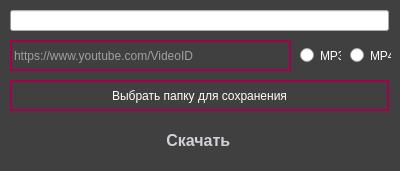
<?xml version="1.0" encoding="UTF-8"?>
<ui version="4.0">
 <class>MainWindow</class>
 <widget class="QMainWindow" name="MainWindow">
  <property name="geometry">
   <rect>
    <x>0</x>
    <y>0</y>
    <width>400</width>
    <height>171</height>
   </rect>
  </property>
  <property name="windowTitle">
   <string>Youtube Downloader</string>
  </property>
  <property name="styleSheet">
   <string notr="true">QMainWindow{
background-color: #404040;
}</string>
  </property>
  <widget class="QWidget" name="centralwidget">
   <widget class="QRadioButton" name="radioButton">
    <property name="geometry">
     <rect>
      <x>350</x>
      <y>40</y>
      <width>41</width>
      <height>31</height>
     </rect>
    </property>
    <property name="styleSheet">
     <string notr="true">color:white</string>
    </property>
    <property name="text">
     <string>MP4</string>
    </property>
   </widget>
   <widget class="QRadioButton" name="radioButton_2">
    <property name="geometry">
     <rect>
      <x>300</x>
      <y>40</y>
      <width>41</width>
      <height>31</height>
     </rect>
    </property>
    <property name="styleSheet">
     <string notr="true">color:white</string>
    </property>
    <property name="text">
     <string>MP3</string>
    </property>
   </widget>
   <widget class="QPushButton" name="pushButton_2">
    <property name="geometry">
     <rect>
      <x>10</x>
      <y>120</y>
      <width>381</width>
      <height>41</height>
     </rect>
    </property>
    <property name="font">
     <font>
      <pointsize>12</pointsize>
      <weight>87</weight>
      <bold>true</bold>
      <underline>false</underline>
      <strikeout>false</strikeout>
     </font>
    </property>
    <property name="styleSheet">
     <string notr="true">QPushButton{
   position: relative;
  display: inline-block;
  font-size: 90%;
  font-weight: 700;
  color: rgb(209,209,217);
  text-decoration: none;
  text-shadow: 0 -1px 2px rgba(0,0,0,.2);
  padding: .5em 1em;
  outline: none;
  border-radius: 3px;
  background: linear-gradient(rgb(110,112,120), rgb(81,81,86)) rgb(110,112,120);
  box-shadow:
   0 1px rgba(255,255,255,.2) inset,
   0 3px 5px rgba(0,1,6,.5),
   0 0 1px 1px rgba(0,1,6,.2);
  transition: .2s ease-in-out;
} 

QPushButton:hover{
 background: linear-gradient(rgb(126,126,134), rgb(70,71,76)) rgb(126,126,134);
 }

QPushButton:pressed{
 top: 1px;
  background: linear-gradient(rgb(76,77,82), rgb(56,57,62)) rgb(76,77,82);
  box-shadow:
   0 0 1px rgba(0,0,0,.5) inset,
   0 2px 3px rgba(0,0,0,.5) inset,
   0 1px 1px rgba(255,255,255,.1);
}


</string>
    </property>
    <property name="text">
     <string>Скачать </string>
    </property>
   </widget>
   <widget class="QPushButton" name="pushButton">
    <property name="geometry">
     <rect>
      <x>10</x>
      <y>80</y>
      <width>379</width>
      <height>31</height>
     </rect>
    </property>
    <property name="styleSheet">
     <string notr="true">QPushButton{
border: 2px solid #A4004D;
background-color: #404040;
color: white;
}

QPushButton:hover{
border: 2px solid #A4004D;
background-color: #444444;
color: white;
}

QPushButton:pressed{
border: 2px solid white;
background-color: #444444;
color: white;
}</string>
    </property>
    <property name="text">
     <string>Выбрать папку для сохранения</string>
    </property>
   </widget>
   <widget class="QLineEdit" name="lineEdit">
    <property name="geometry">
     <rect>
      <x>10</x>
      <y>40</y>
      <width>281</width>
      <height>31</height>
     </rect>
    </property>
    <property name="styleSheet">
     <string notr="true">QLineEdit{
border: 2px solid #A4004D;
background-color: #404040;
color: white;
}</string>
    </property>
    <property name="placeholderText">
     <string>https://www.youtube.com/VideoID</string>
    </property>
    <property name="cursorMoveStyle">
     <enum>Qt::VisualMoveStyle</enum>
    </property>
   </widget>
   <widget class="QProgressBar" name="progressBar">
    <property name="geometry">
     <rect>
      <x>10</x>
      <y>10</y>
      <width>379</width>
      <height>21</height>
     </rect>
    </property>
    <property name="autoFillBackground">
     <bool>false</bool>
    </property>
    <property name="styleSheet">
     <string notr="true">color:white</string>
    </property>
    <property name="value">
     <number>0</number>
    </property>
    <property name="format">
     <string/>
    </property>
   </widget>
  </widget>
 </widget>
 <resources/>
 <connections/>
</ui>
